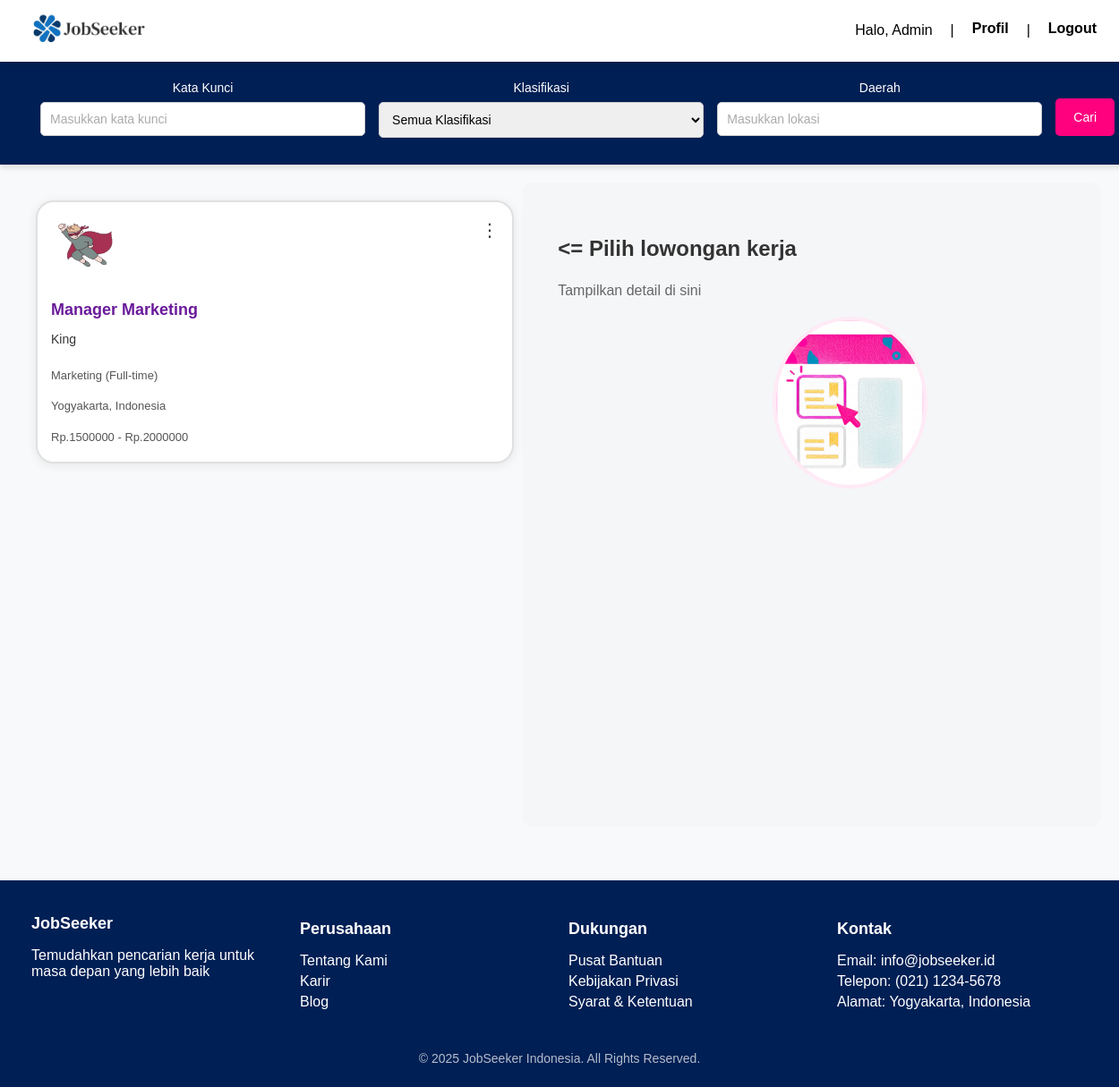
/dashboard_user.php (signed in), run on the app's committed database.
### tables this page shows
CREATE TABLE `users` (
  `id` int(11) NOT NULL,
  `name` varchar(100) NOT NULL,
  `email` varchar(100) NOT NULL,
  `password` varchar(255) NOT NULL,
  `created_at` timestamp NOT NULL DEFAULT current_timestamp()
);

CREATE TABLE `lowongan` (
  `id` int(11) NOT NULL,
  `employer_id` int(11) NOT NULL,
  `judul` varchar(100) NOT NULL,
  `perusahaan` varchar(100) NOT NULL,
  `kategori` varchar(50) NOT NULL,
  `lokasi` varchar(100) NOT NULL,
  `gaji_min` int(11) NOT NULL,
  `gaji_max` int(11) NOT NULL,
  `gaji_display` varchar(100) NOT NULL,
  `tipe` varchar(20) NOT NULL,
  `logo` varchar(255) NOT NULL,
  `deskripsi` text NOT NULL,
  `kualifikasi` text NOT NULL,
  `batas_lamaran` date DEFAULT NULL,
  `created_at` timestamp NOT NULL DEFAULT current_timestamp(),
  `updated_at` timestamp NOT NULL DEFAULT current_timestamp() ON UPDATE current_timestamp()
);

### dashboard_user.php (the view, shortened to what this page needs)
<?php
include 'koneksi.php';
$userEmail = $_SESSION['user_email'];
$userEmailEsc = $conn->real_escape_string($userEmail);
$sqlUser = "SELECT name, email FROM users WHERE email = '$userEmailEsc'";
$resultUser = $conn->query($sqlUser);
$user = $resultUser->fetch_assoc();
$keyword  = $_GET['keyword'] ?? '';
$lokasi   = $_GET['lokasi'] ?? '';
$sql = "SELECT * FROM lowongan WHERE 1=1";
$sql .= " ORDER BY id DESC";
$result = $conn->query($sql);
?>
<!DOCTYPE html>
<html lang="id">
<head>
<link rel="stylesheet" href="styles/index.css?v=<?= time(); ?>">
</head>
<body>
<div class="navbar-container">
    <nav class="navbar">
        <a href="dashboard_user.php" class="logo">
            <img src="assets/logo website/jobseeker.png" alt="Logo Web" />
        </a>
        <div class="nav-right">
            <span>Halo, <?= htmlspecialchars($user['name']) ?></span> |
            <a href="profile_user.php" class="nav-item">Profil</a> |
            <a href="logout.php" class="nav-item">Logout</a>
        </div>
    </nav>
</div>
<div class="search-box">
  <form method="GET">
    <div class="search-group">
      <div class="search-field">
        <label for="keyword">Kata Kunci</label>
        <input type="text" name="keyword" placeholder="Masukkan kata kunci" value="<?= htmlspecialchars($keyword) ?>">
      </div>
      <div class="search-field">
      <label for="kategori">Klasifikasi</label>
          <select name="kategori">
          <option value="">Semua Klasifikasi</option>
          </select>
      </div>
      <div class="search-field">
        <label for="lokasi">Daerah</label>
        <input type="text" name="lokasi" placeholder="Masukkan lokasi" value="<?= htmlspecialchars($lokasi) ?>">
      </div>
      <button type="submit">Cari</button>
    </div>
  </form>
</div>
<div class="main-container">
  <div class="job-list">
    <?php if ($result && $result->num_rows > 0): ?>
      <?php while($row = $result->fetch_assoc()): ?>
        <div class="job-card" data-id="<?= htmlspecialchars($row['id']) ?>">
          <div class="menu-container">
            <button class="menu-button">⋮</button>
          </div>
          <img src="<?= htmlspecialchars($row['logo'] ?? '/path/to/default-logo.png') ?>" alt="<?= htmlspecialchars($row['perusahaan']) ?>" style="height: 60px; margin-bottom: 15px;">
          <div style="font-size: 18px; font-weight: bold; color: #6a1b9a; margin-top: 5px;">
              <?= htmlspecialchars($row['judul']) ?>
          </div>
          <div style="font-size: 14px; color: #333; margin-bottom: 10px;">
              <?= htmlspecialchars($row['perusahaan']) ?>
          </div>
          <div style="font-size: 13px; color: #555; margin-bottom: 5px;">
              <?= htmlspecialchars($row['kategori']) ?> (<?= htmlspecialchars($row['tipe']) ?>)
          </div>
          <div style="font-size: 13px; color: #555; margin-bottom: 5px;">
              <?= htmlspecialchars($row['lokasi']) ?>
          </div>
          <div style="font-size: 13px; color: #555; margin-bottom: 5px;">
              Rp.<?= htmlspecialchars($row['gaji_min']) ?> - Rp.<?= htmlspecialchars($row['gaji_max']) ?>
          </div>
        </div>
      <?php endwhile; ?>
    <?php else: ?>
      <p>Tidak ada lowongan ditemukan.</p>
    <?php endif; ?>
  </div>
<div class="job-details" id="job-detail">
  <div class="job-placeholder">
    <h2><= Pilih lowongan kerja</h2>
    <p>Tampilkan detail di sini</p>
    <img src="assets/background/lihat.png" alt="Logo Web" />
  </div>
</div>
</div>
<footer class="footer">
    <div class="footer-container">
        <div class="footer-section">
            <h3>JobSeeker</h3>
            <p>Temudahkan pencarian kerja untuk masa depan yang lebih baik</p>
        </div>
        <div class="footer-section">
            <h4>Perusahaan</h4>
            <ul>
                <li><a href="#">Tentang Kami</a></li>
                <li><a href="#">Karir</a></li>
                <li><a href="#">Blog</a></li>
            </ul>
        </div>
        <div class="footer-section">
            <h4>Dukungan</h4>
            <ul>
                <li><a href="#">Pusat Bantuan</a></li>
                <li><a href="#">Kebijakan Privasi</a></li>
                <li><a href="#">Syarat & Ketentuan</a></li>
            </ul>
        </div>
        <div class="footer-section">
            <h4>Kontak</h4>
            <ul>
                <li>Email: info@jobseeker.id</li>
                <li>Telepon: (021) 1234-5678</li>
                <li>Alamat: Yogyakarta, Indonesia</li>
            </ul>
        </div>
    </div>
    <div class="footer-copy">
        <p>&copy; 2025 JobSeeker Indonesia. All Rights Reserved.</p>
    </div>
</footer>
</body>
</html>

### styles/index.css (style rules this page uses)
body { font-family: Arial, Helvetica, sans-serif; margin: 0; padding: 0; background-color: #f8f9fa; overflow-x: hidden; padding-top: 60px; }
.navbar-container { width: 100%; position: fixed; top: 0; left: 0; z-index: 1000; background-color: #fff; box-shadow: 0 2px 10px rgba(0,0,0,0.1); }
.navbar { display: flex; align-items: center; justify-content: space-between; padding: 5px 15px; max-width: 1200px; margin: 0 auto; }
.nav-right { display: flex; align-items: center; gap: 20px; }
.nav-item { position: relative; font-size: 16px; font-weight: bold; text-decoration: none; color: black; padding-bottom: 5px; }
.nav-item::after { content: ""; display: block; width: 100%; height: 2px; background-color: #001f54; position: absolute; left: 0; bottom: 0; transform: scaleX(0); transition: transform 0.3s ease-in-out; }
.logo img { width: 150px !important; height: auto; }
.main-container { display: flex; height: 90vh; padding: 20px; }
.job-list { width: 60%; overflow-y: auto; border-right: 0 solid #ccc; padding-right: 10px; display: grid; grid-template-columns: repeat(auto-fit, minmax(500px, 1fr)); gap: 20px; padding: 20px; }
.job-details { width: 65%; padding: 40px; background-color: #f5f6f8; min-height: 400px; border-radius: 12px; overflow-y: auto; display: flex; align-items: flex-start; }
.job-placeholder { display: flex; flex-direction: column; align-items: flex-start; color: #333; }
.job-placeholder h2 { font-size: 24px; font-weight: 600; margin-bottom: 8px; }
.job-placeholder p { font-size: 16px; color: #666; margin-bottom: 20px; }
.job-placeholder img { width: 165px; border-radius: 50%; background-color: #ffeaf5; padding: 4px; margin-left: 90%; }
.job-card { cursor: pointer; position: relative; display: flex; flex-direction: column; justify-content: space-between; align-items: flex-start; background: white; padding: 15px; border-radius: 20px; width: 500px; height: 260px; border: 2px solid #e0e0e0; box-shadow: 0 2px 12px rgba(0, 0, 0, 0.08); transition: border-color 0.3s ease, box-shadow 0.3s ease; }
.job-card img { width: 80px; height: 80px; border-radius: 10px; }
.menu-container { position: absolute; top: 14px; right: 10px; }
.menu-button { background: none; border: none; font-size: 20px; cursor: pointer; padding: 5px; color: #333; }
.search-box { background-color: #001f54; background-size: cover; background-position: center; padding: 30px 20px; border-radius: 0; color: white; margin: 0; width: 100%; text-align: center; box-shadow: 0 4px 6px rgba(0, 0, 0, 0.1); }
.search-box form { display: flex; flex-wrap: wrap; align-items: center; justify-content: center; gap: 15px; max-width: 1200px; margin: auto; }
.search-group { display: flex; flex-wrap: wrap; gap: 15px; width: 100%; }
.search-field { display: flex; flex-direction: column; flex: 1; min-width: 200px; }
.search-field label { font-size: 14px; margin-bottom: 8px; color: white; display: block; }
.search-field input, .search-field select { padding: 10px; border: 1px solid #ccc; border-radius: 5px; font-size: 14px; width: 100%; box-sizing: border-box; }
.search-field input::placeholder { color: #aaa; }
button[type="submit"] { background-color: #ff007f; color: white; border: none; padding: 10px 20px; border-radius: 5px; cursor: pointer; font-size: 14px; height: 42px; box-sizing: border-box; margin-top: 20px; }
.footer { background-color: #001f54; color: white; padding: 10px 20px; text-align: center; margin-top: 40px; }
.footer-container { display: flex; justify-content: space-between; flex-wrap: wrap; max-width: 1200px; margin: auto; text-align: left; }
.footer-section { flex: 1; min-width: 250px; margin: 10px; }
.footer-section h3, .footer-section h4 { margin-bottom: 10px; font-size: 18px; }
.footer-section ul { list-style: none; padding: 0; }
.footer-section ul li { margin: 5px 0; }
.footer-section ul li a { color: white; text-decoration: none; transition: color 0.3s; }
.footer-copy { margin-top: 20px; font-size: 14px; opacity: 0.7; }

### data on the page
users: name "Admin"
lowongan: logo (picture), judul "Manager Marketing", perusahaan "King", kategori "Marketing", tipe "Full-time", lokasi "Yogyakarta, Indonesia", gaji_min "1500000", gaji_max "2000000"
